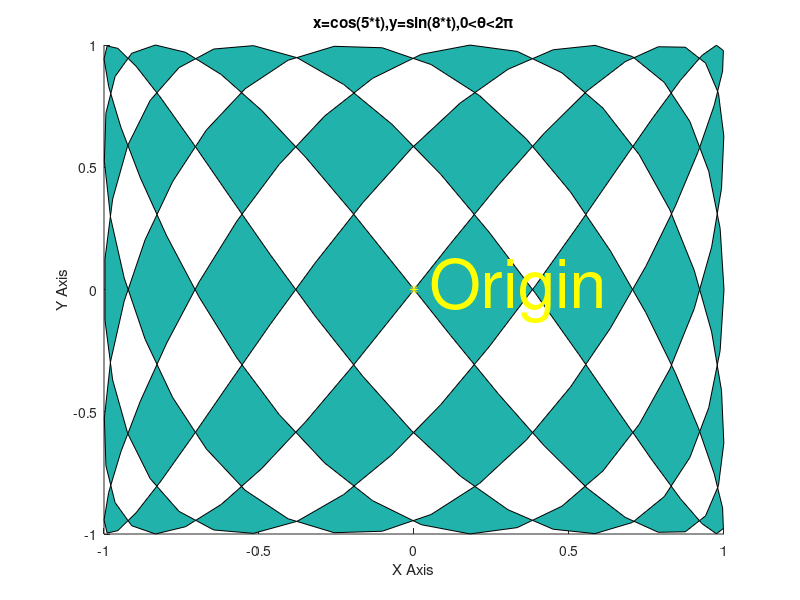
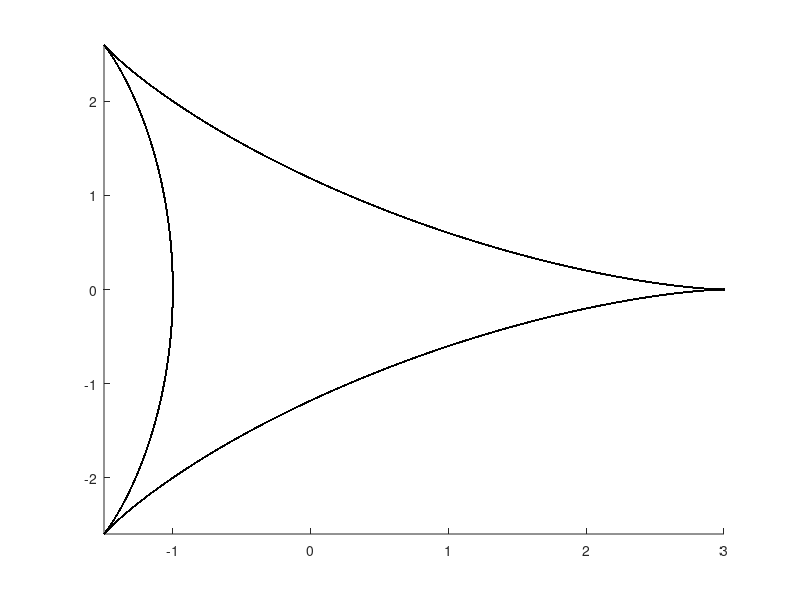
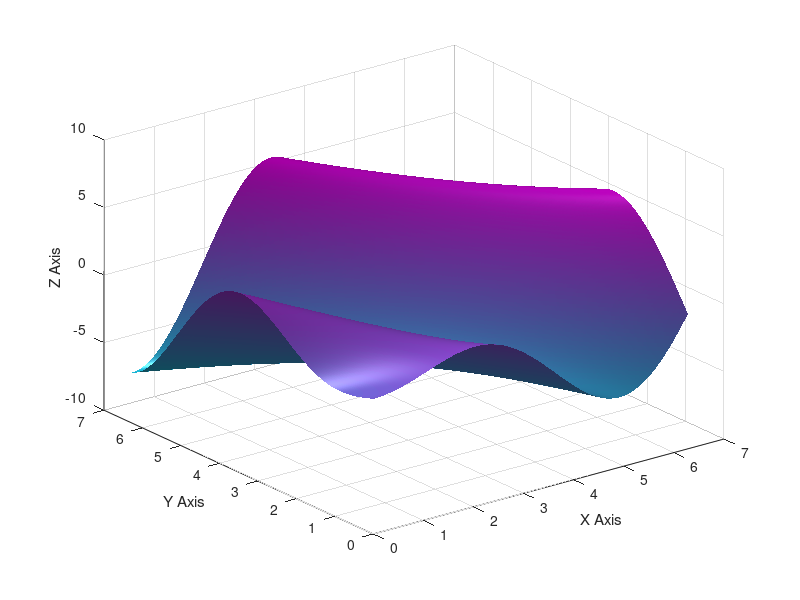

Reproduce these figures in MATLAB, in order.
% Name: Nathan Holmes
% Section: 208
% Date: 11/03/2017
% In-Lab 8

clear all; close all; clc % clear functions
%% Instructor-Guided Portion
%% Problem 1 - Warped Checkers
% Copy ALL of the features of the figure and plot shown in the problem.
figClr = [.94 .90 .55]; patchClr = [.126 .70 .67];
axesClr = [.96 .96 .8627];

% Create and edit the figure window
fh = figure(1); % figure handle
set(fh,'color',figClr); % set figure color
set(fh,'name','Warped Checkers'); % set figure name
set(fh, 'menubar','none') % set menubar = 0
% can do all of this in one line or with dots
% fh.Name = 'Warped Checkers';


% Use patch() to plot x and y functions
t = linspace(0,2*pi,200);
nx = 5;
ny = 8;
x = cos(nx*t);
y = sin(ny*t);
ph = patch(x,y,patchClr); % patch handle - make it patchClr

% Fill the blank spaces by setting the axis background to the specified
% color
set(gca,'color',axesClr); % gca = 'get current axis' -- used for handle

% Add labels, title, and origin marker
xlabel('X Axis');
ylabel('Y Axis');
title(sprintf('x=cos(%d*t),y=sin(%d*t),0<\\theta<2\\pi',nx,ny)); % sprintf in case update nx and ny
hold on; % keep other plots
plot(0,0,'y*'); % plot yellow star at origin
th = text(0.05,0,'Origin'); % label origin; text handle, .05 off of point in x dir
set(th,'color','y','fontsize',48); % 48 pt size for yellow origin text

%% Problem 2 - Adding Animation to Your Resume
% Create an animation using the parametric function x = 2cos(t) + cos(2t)
%                                                   y = 2sin(t) - sin(2t)

% Initialize t:
nSteps = 500;
t = linspace(0,8*pi,nSteps);
% Calculate set of points for x:
x = 2*cos(t) + cos(2*t);
y = 2*sin(t) - sin(2*t);
% Determine limits of animation as it plots
figure(2);
axis([min(x),max(x),min(y),max(y)]);
% Create figure and plot animation:
hold on; % typically dont hold on but special commands this case

for a = 1:nSteps
    % the line primitive is also acceptable for these
    lin = plot(x(1:a),y(1:a),'k'); % black line
    point = plot(x(a),y(a),'ro'); % red circle
    
    % pause so that the animation actually shows up
    pause(1/30);
    % update UI components
    % drawnow; dont need -- use if also use set (set and drawnow or plot and pause)
    
    % delete plotted objects
    % delete(lin); dont need -- draw over each time
    delete(point);
end



%% Problem 3 - Anonymous Functions
% Create an anonymous function: have to be one line
b = @(x,y) x.^y/y.^x; % space just for reading
% Call the anonymous function using the given inputs
a1 = b(1,2);
a2 = b(4,3);
a3 = b(0.5,6);

%% Problem 4 - Surfing on Transforms
% Create and edit a 3D plot for Z(x,y) = xsin(x+y) - ycos(x+y)

% Create a new figure
fh3 = figure(3);

% Define x and y vectors for [0 2*pi]
stp = .01;
x = 0:stp:2*pi;
y = 0:stp:2*pi;

% Generate X and Y matrices for all [x y] in the region bounded by the two
% vectors.
[xmat,ymat] = meshgrid(x,y); % for 3D plotting
% Calculate Z for all [x y]
zmat = xmat.*sin(xmat+ymat) - ymat.*cos(xmat+ymat);

% Create surface using surf with x and y vectors and Z(x,y).
sh = surf(xmat,ymat,zmat); % surface plot


% Turns off edges so you can see the colors!
set(sh,'edgecolor','none'); % makes it not black

% Labels axes
xlabel('X Axis');
ylabel('Y Axis');
zlabel('Z Axis');

% Change colormap and light location
colormap('cool'); % color gradients flag;white;winter;hot;jet;bone
camlight('left'); % light angle


%% Independent Portion


